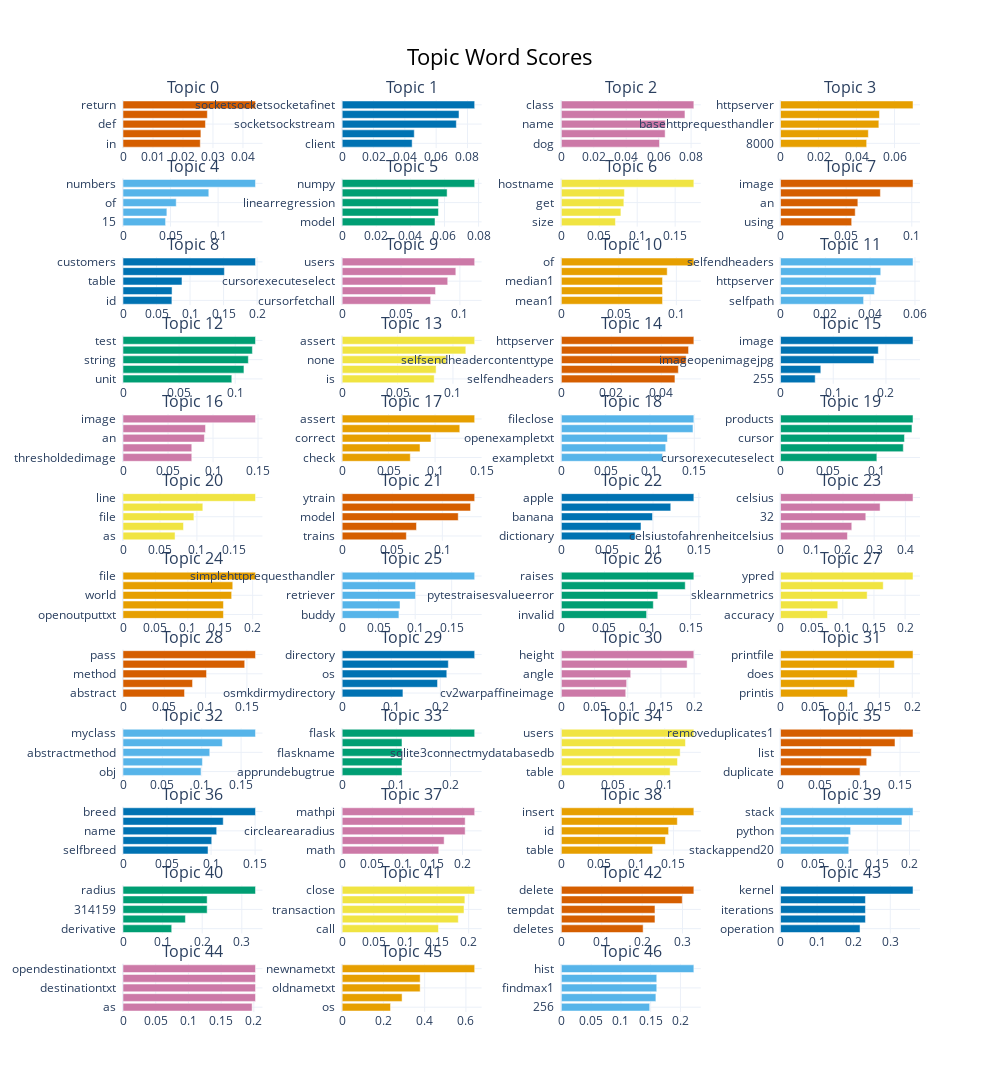

Notebook code for this chart:
### Code cell
variable_topic_model.visualize_barchart(topics=variable_all_topics)

### Figure 1 — Plotly figure (JSON) as saved in the notebook; plotly's stock layout.template omitted (floating-point values rounded to 4 significant figures)
{"data": [{"marker": {"color": "#D55E00"}, "orientation": "h", "type": "bar", "x": [0.02576, 0.02597, 0.02749, 0.02812, 0.04418], "xaxis": "x", "y": ["in  ", "number  ", "def  ", "if  ", "return  "], "yaxis": "y"}, {"marker": {"color": "#0072B2"}, "orientation": "h", "type": "bar", "x": [0.04467, 0.04602, 0.07289, 0.07458, 0.08459], "xaxis": "x2", "y": ["client  ", "data  ", "socketsockstream  ", "socket  ", "socketsocketsocketafinet  "], "yaxis": "y2"}, {"marker": {"color": "#CC79A7"}, "orientation": "h", "type": "bar", "x": [0.06052, 0.064, 0.0641, 0.07622, 0.08171], "xaxis": "x3", "y": ["dog  ", "breed  ", "name  ", "initself  ", "class  "], "yaxis": "y3"}, {"marker": {"color": "#E69F00"}, "orientation": "h", "type": "bar", "x": [0.04533, 0.04621, 0.05175, 0.05207, 0.06973], "xaxis": "x4", "y": ["8000  ", "selfendheaders  ", "basehttprequesthandler  ", "dogetself  ", "httpserver  "], "yaxis": "y4"}, {"marker": {"color": "#56B4E9"}, "orientation": "h", "type": "bar", "x": [0.04476, 0.04611, 0.05595, 0.09021, 0.1393], "xaxis": "x5", "y": ["15  ", "sumnumbers  ", "of  ", "list  ", "numbers  "], "yaxis": "y5"}, {"marker": {"color": "#009E73"}, "orientation": "h", "type": "bar", "x": [0.05445, 0.05647, 0.05647, 0.06155, 0.07772], "xaxis": "x6", "y": ["model  ", "pca  ", "linearregression  ", "np  ", "numpy  "], "yaxis": "y6"}, {"marker": {"color": "#F0E442"}, "orientation": "h", "type": "bar", "x": [0.07131, 0.0785, 0.0824, 0.08311, 0.1747], "xaxis": "x7", "y": ["size  ", "local  ", "get  ", "ip  ", "hostname  "], "yaxis": "y7"}, {"marker": {"color": "#D55E00"}, "orientation": "h", "type": "bar", "x": [0.05421, 0.0569, 0.05891, 0.07607, 0.1009], "xaxis": "x8", "y": ["using  ", "median  ", "an  ", "edges  ", "image  "], "yaxis": "y8"}, {"marker": {"color": "#0072B2"}, "orientation": "h", "type": "bar", "x": [0.07293, 0.07319, 0.08796, 0.1512, 0.1976], "xaxis": "x9", "y": ["id  ", "users  ", "table  ", "select  ", "customers  "], "yaxis": "y9"}, {"marker": {"color": "#CC79A7"}, "orientation": "h", "type": "bar", "x": [0.07515, 0.07932, 0.08968, 0.09656, 0.1126], "xaxis": "x10", "y": ["cursorfetchall  ", "cursor  ", "cursorexecuteselect  ", "sqlite3connectmydatabasedb  ", "users  "], "yaxis": "y10"}, {"marker": {"color": "#E69F00"}, "orientation": "h", "type": "bar", "x": [0.08797, 0.08797, 0.08797, 0.09204, 0.1152], "xaxis": "x11", "y": ["mean1  ", "stdev1  ", "median1  ", "dataset  ", "of  "], "yaxis": "y11"}, {"marker": {"color": "#56B4E9"}, "orientation": "h", "type": "bar", "x": [0.03707, 0.04189, 0.04268, 0.04472, 0.05913], "xaxis": "x12", "y": ["selfpath  ", "selfsendheadercontenttype  ", "httpserver  ", "password  ", "selfendheaders  "], "yaxis": "y12"}, {"marker": {"color": "#009E73"}, "orientation": "h", "type": "bar", "x": [0.09695, 0.1078, 0.1117, 0.1153, 0.1181], "xaxis": "x13", "y": ["unit  ", "hello  ", "string  ", "assert  ", "test  "], "yaxis": "y13"}, {"marker": {"color": "#F0E442"}, "orientation": "h", "type": "bar", "x": [0.08306, 0.08478, 0.09372, 0.1116, 0.1196], "xaxis": "x14", "y": ["is  ", "test  ", "none  ", "returns  ", "assert  "], "yaxis": "y14"}, {"marker": {"color": "#D55E00"}, "orientation": "h", "type": "bar", "x": [0.04547, 0.04683, 0.04993, 0.05091, 0.05304], "xaxis": "x15", "y": ["selfendheaders  ", "textplain  ", "selfsendheadercontenttype  ", "selfsendresponse200  ", "httpserver  "], "yaxis": "y15"}, {"marker": {"color": "#0072B2"}, "orientation": "h", "type": "bar", "x": [0.06577, 0.0764, 0.1771, 0.1855, 0.2513], "xaxis": "x16", "y": ["255  ", "an  ", "imageopenimagejpg  ", "pil  ", "image  "], "yaxis": "y16"}, {"marker": {"color": "#CC79A7"}, "orientation": "h", "type": "bar", "x": [0.07642, 0.07642, 0.09045, 0.09165, 0.1472], "xaxis": "x17", "y": ["thresholdedimage  ", "cv2colorbgr2gray  ", "an  ", "threshold  ", "image  "], "yaxis": "y17"}, {"marker": {"color": "#E69F00"}, "orientation": "h", "type": "bar", "x": [0.07333, 0.08381, 0.0956, 0.1266, 0.1426], "xaxis": "x18", "y": ["check  ", "function  ", "correct  ", "test  ", "assert  "], "yaxis": "y18"}, {"marker": {"color": "#56B4E9"}, "orientation": "h", "type": "bar", "x": [0.1141, 0.1177, 0.1197, 0.1485, 0.1495], "xaxis": "x19", "y": ["exampletxt  ", "read  ", "openexampletxt  ", "file  ", "fileclose  "], "yaxis": "y19"}, {"marker": {"color": "#009E73"}, "orientation": "h", "type": "bar", "x": [0.1006, 0.1282, 0.1294, 0.1373, 0.1384], "xaxis": "x20", "y": ["cursorexecuteselect  ", "dbcursor  ", "cursor  ", "users  ", "products  "], "yaxis": "y20"}, {"marker": {"color": "#F0E442"}, "orientation": "h", "type": "bar", "x": [0.07044, 0.08182, 0.09592, 0.108, 0.1793], "xaxis": "x21", "y": ["as  ", "each  ", "file  ", "lines  ", "line  "], "yaxis": "y21"}, {"marker": {"color": "#D55E00"}, "orientation": "h", "type": "bar", "x": [0.06407, 0.07417, 0.1158, 0.1281, 0.1323], "xaxis": "x22", "y": ["trains  ", "standardscaler  ", "model  ", "modelfitxtrain  ", "ytrain  "], "yaxis": "y22"}, {"marker": {"color": "#0072B2"}, "orientation": "h", "type": "bar", "x": [0.08051, 0.0869, 0.09947, 0.1194, 0.1446], "xaxis": "x23", "y": ["dictionary  ", "orange  ", "banana  ", "category  ", "apple  "], "yaxis": "y23"}, {"marker": {"color": "#CC79A7"}, "orientation": "h", "type": "bar", "x": [0.2144, 0.2282, 0.2731, 0.3189, 0.4244], "xaxis": "x24", "y": ["celsiustofahrenheitcelsius  ", "95  ", "32  ", "fahrenheit  ", "celsius  "], "yaxis": "y24"}, {"marker": {"color": "#E69F00"}, "orientation": "h", "type": "bar", "x": [0.1549, 0.1549, 0.1676, 0.1693, 0.2043], "xaxis": "x25", "y": ["openoutputtxt  ", "outputtxt  ", "world  ", "fileclose  ", "file  "], "yaxis": "y25"}, {"marker": {"color": "#56B4E9"}, "orientation": "h", "type": "bar", "x": [0.07773, 0.07922, 0.1005, 0.1005, 0.1815], "xaxis": "x26", "y": ["buddy  ", "static  ", "retriever  ", "golden  ", "simplehttprequesthandler  "], "yaxis": "y26"}, {"marker": {"color": "#009E73"}, "orientation": "h", "type": "bar", "x": [0.09893, 0.1067, 0.112, 0.1438, 0.1538], "xaxis": "x27", "y": ["invalid  ", "test  ", "pytestraisesvalueerror  ", "exception  ", "raises  "], "yaxis": "y27"}, {"marker": {"color": "#F0E442"}, "orientation": "h", "type": "bar", "x": [0.07543, 0.09204, 0.1391, 0.1649, 0.2128], "xaxis": "x28", "y": ["accuracy  ", "calculates  ", "sklearnmetrics  ", "ytrue  ", "ypred  "], "yaxis": "y28"}, {"marker": {"color": "#D55E00"}, "orientation": "h", "type": "bar", "x": [0.07448, 0.08419, 0.1011, 0.1473, 0.1604], "xaxis": "x29", "y": ["abstract  ", "staticmethod  ", "method  ", "class  ", "pass  "], "yaxis": "y29"}, {"marker": {"color": "#0072B2"}, "orientation": "h", "type": "bar", "x": [0.1238, 0.1943, 0.2131, 0.2163, 0.2699], "xaxis": "x30", "y": ["osmkdirmydirectory  ", "named  ", "os  ", "mydirectory  ", "directory  "], "yaxis": "y30"}, {"marker": {"color": "#CC79A7"}, "orientation": "h", "type": "bar", "x": [0.09699, 0.09835, 0.1044, 0.1894, 0.1996], "xaxis": "x31", "y": ["cv2warpaffineimage  ", "image  ", "angle  ", "width  ", "height  "], "yaxis": "y31"}, {"marker": {"color": "#E69F00"}, "orientation": "h", "type": "bar", "x": [0.1018, 0.1124, 0.1165, 0.1728, 0.2011], "xaxis": "x32", "y": ["printis  ", "exist  ", "does  ", "exists  ", "printfile  "], "yaxis": "y32"}, {"marker": {"color": "#56B4E9"}, "orientation": "h", "type": "bar", "x": [0.09912, 0.1009, 0.1102, 0.1261, 0.1683], "xaxis": "x33", "y": ["obj  ", "pass  ", "abstractmethod  ", "abc  ", "myclass  "], "yaxis": "y33"}, {"marker": {"color": "#009E73"}, "orientation": "h", "type": "bar", "x": [0.1105, 0.1105, 0.1105, 0.1105, 0.2447], "xaxis": "x34", "y": ["apprundebugtrue  ", "main  ", "flaskname  ", "app  ", "flask  "], "yaxis": "y34"}, {"marker": {"color": "#F0E442"}, "orientation": "h", "type": "bar", "x": [0.1052, 0.1124, 0.115, 0.1201, 0.1282], "xaxis": "x35", "y": ["table  ", "id  ", "sqlite3connectmydatabasedb  ", "age  ", "users  "], "yaxis": "y35"}, {"marker": {"color": "#D55E00"}, "orientation": "h", "type": "bar", "x": [0.09971, 0.1082, 0.1139, 0.1436, 0.1663], "xaxis": "x36", "y": ["duplicate  ", "assert  ", "list  ", "removes  ", "removeduplicates1  "], "yaxis": "y36"}, {"marker": {"color": "#0072B2"}, "orientation": "h", "type": "bar", "x": [0.09655, 0.1008, 0.1064, 0.1138, 0.1505], "xaxis": "x37", "y": ["selfbreed  ", "barkself  ", "name  ", "dog  ", "breed  "], "yaxis": "y37"}, {"marker": {"color": "#CC79A7"}, "orientation": "h", "type": "bar", "x": [0.1605, 0.1694, 0.2044, 0.2044, 0.2202], "xaxis": "x38", "y": ["math  ", "circle  ", "circlearearadius  ", "radius2  ", "mathpi  "], "yaxis": "y38"}, {"marker": {"color": "#E69F00"}, "orientation": "h", "type": "bar", "x": [0.1222, 0.1393, 0.1435, 0.1552, 0.1773], "xaxis": "x39", "y": ["table  ", "alice  ", "id  ", "into  ", "insert  "], "yaxis": "y39"}, {"marker": {"color": "#56B4E9"}, "orientation": "h", "type": "bar", "x": [0.1058, 0.1058, 0.1086, 0.1882, 0.2054], "xaxis": "x40", "y": ["stackappend20  ", "queueappend1  ", "python  ", "queue  ", "stack  "], "yaxis": "y40"}, {"marker": {"color": "#009E73"}, "orientation": "h", "type": "bar", "x": [0.123, 0.1576, 0.2125, 0.2125, 0.3346], "xaxis": "x41", "y": ["derivative  ", "area  ", "314159  ", "volume  ", "radius  "], "yaxis": "y41"}, {"marker": {"color": "#F0E442"}, "orientation": "h", "type": "bar", "x": [0.1522, 0.1836, 0.1926, 0.194, 0.2095], "xaxis": "x42", "y": ["call  ", "database  ", "transaction  ", "changes  ", "close  "], "yaxis": "y42"}, {"marker": {"color": "#D55E00"}, "orientation": "h", "type": "bar", "x": [0.2025, 0.2318, 0.2318, 0.2993, 0.328], "xaxis": "x43", "y": ["deletes  ", "osremovetempdat  ", "tempdat  ", "os  ", "delete  "], "yaxis": "y43"}, {"marker": {"color": "#0072B2"}, "orientation": "h", "type": "bar", "x": [0.2173, 0.2321, 0.2321, 0.2321, 0.3621], "xaxis": "x44", "y": ["operation  ", "dilation  ", "iterations  ", "erosion  ", "kernel  "], "yaxis": "y44"}, {"marker": {"color": "#CC79A7"}, "orientation": "h", "type": "bar", "x": [0.1974, 0.2025, 0.2025, 0.2025, 0.2025], "xaxis": "x45", "y": ["as  ", "sourcetxt  ", "destinationtxt  ", "opensourcetxt  ", "opendestinationtxt  "], "yaxis": "y45"}, {"marker": {"color": "#E69F00"}, "orientation": "h", "type": "bar", "x": [0.2345, 0.2904, 0.3781, 0.3781, 0.6424], "xaxis": "x46", "y": ["os  ", "rename  ", "oldnametxt  ", "osrenameoldnametxt  ", "newnametxt  "], "yaxis": "y46"}, {"marker": {"color": "#56B4E9"}, "orientation": "h", "type": "bar", "x": [0.1483, 0.1588, 0.1602, 0.1602, 0.2225], "xaxis": "x47", "y": ["256  ", "histogram  ", "findmax1  ", "cv2calchistimage0none2560256  ", "hist  "], "yaxis": "y47"}], "layout": {"annotations": [{"font": {"size": 16}, "showarrow": false, "text": "Topic 0", "x": 0.0875, "xanchor": "center", "xref": "paper", "y": 1, "yanchor": "bottom", "yref": "paper"}, {"font": {"size": 16}, "showarrow": false, "text": "Topic 1", "x": 0.3625, "xanchor": "center", "xref": "paper", "y": 1, "yanchor": "bottom", "yref": "paper"}, {"font": {"size": 16}, "showarrow": false, "text": "Topic 2", "x": 0.6375, "xanchor": "center", "xref": "paper", "y": 1, "yanchor": "bottom", "yref": "paper"}, {"font": {"size": 16}, "showarrow": false, "text": "Topic 3", "x": 0.9125, "xanchor": "center", "xref": "paper", "y": 1, "yanchor": "bottom", "yref": "paper"}, {"font": {"size": 16}, "showarrow": false, "text": "Topic 4", "x": 0.0875, "xanchor": "center", "xref": "paper", "y": 0.9139, "yanchor": "bottom", "yref": "paper"}, {"font": {"size": 16}, "showarrow": false, "text": "Topic 5", "x": 0.3625, "xanchor": "center", "xref": "paper", "y": 0.9139, "yanchor": "bottom", "yref": "paper"}, {"font": {"size": 16}, "showarrow": false, "text": "Topic 6", "x": 0.6375, "xanchor": "center", "xref": "paper", "y": 0.9139, "yanchor": "bottom", "yref": "paper"}, {"font": {"size": 16}, "showarrow": false, "text": "Topic 7", "x": 0.9125, "xanchor": "center", "xref": "paper", "y": 0.9139, "yanchor": "bottom", "yref": "paper"}, {"font": {"size": 16}, "showarrow": false, "text": "Topic 8", "x": 0.0875, "xanchor": "center", "xref": "paper", "y": 0.8278, "yanchor": "bottom", "yref": "paper"}, {"font": {"size": 16}, "showarrow": false, "text": "Topic 9", "x": 0.3625, "xanchor": "center", "xref": "paper", "y": 0.8278, "yanchor": "bottom", "yref": "paper"}, {"font": {"size": 16}, "showarrow": false, "text": "Topic 10", "x": 0.6375, "xanchor": "center", "xref": "paper", "y": 0.8278, "yanchor": "bottom", "yref": "paper"}, {"font": {"size": 16}, "showarrow": false, "text": "Topic 11", "x": 0.9125, "xanchor": "center", "xref": "paper", "y": 0.8278, "yanchor": "bottom", "yref": "paper"}, {"font": {"size": 16}, "showarrow": false, "text": "Topic 12", "x": 0.0875, "xanchor": "center", "xref": "paper", "y": 0.7417, "yanchor": "bottom", "yref": "paper"}, {"font": {"size": 16}, "showarrow": false, "text": "Topic 13", "x": 0.3625, "xanchor": "center", "xref": "paper", "y": 0.7417, "yanchor": "bottom", "yref": "paper"}, {"font": {"size": 16}, "showarrow": false, "text": "Topic 14", "x": 0.6375, "xanchor": "center", "xref": "paper", "y": 0.7417, "yanchor": "bottom", "yref": "paper"}, {"font": {"size": 16}, "showarrow": false, "text": "Topic 15", "x": 0.9125, "xanchor": "center", "xref": "paper", "y": 0.7417, "yanchor": "bottom", "yref": "paper"}, {"font": {"size": 16}, "showarrow": false, "text": "Topic 16", "x": 0.0875, "xanchor": "center", "xref": "paper", "y": 0.6556, "yanchor": "bottom", "yref": "paper"}, {"font": {"size": 16}, "showarrow": false, "text": "Topic 17", "x": 0.3625, "xanchor": "center", "xref": "paper", "y": 0.6556, "yanchor": "bottom", "yref": "paper"}, {"font": {"size": 16}, "showarrow": false, "text": "Topic 18", "x": 0.6375, "xanchor": "center", "xref": "paper", "y": 0.6556, "yanchor": "bottom", "yref": "paper"}, {"font": {"size": 16}, "showarrow": false, "text": "Topic 19", "x": 0.9125, "xanchor": "center", "xref": "paper", "y": 0.6556, "yanchor": "bottom", "yref": "paper"}, {"font": {"size": 16}, "showarrow": false, "text": "Topic 20", "x": 0.0875, "xanchor": "center", "xref": "paper", "y": 0.5694, "yanchor": "bottom", "yref": "paper"}, {"font": {"size": 16}, "showarrow": false, "text": "Topic 21", "x": 0.3625, "xanchor": "center", "xref": "paper", "y": 0.5694, "yanchor": "bottom", "yref": "paper"}, {"font": {"size": 16}, "showarrow": false, "text": "Topic 22", "x": 0.6375, "xanchor": "center", "xref": "paper", "y": 0.5694, "yanchor": "bottom", "yref": "paper"}, {"font": {"size": 16}, "showarrow": false, "text": "Topic 23", "x": 0.9125, "xanchor": "center", "xref": "paper", "y": 0.5694, "yanchor": "bottom", "yref": "paper"}, {"font": {"size": 16}, "showarrow": false, "text": "Topic 24", "x": 0.0875, "xanchor": "center", "xref": "paper", "y": 0.4833, "yanchor": "bottom", "yref": "paper"}, {"font": {"size": 16}, "showarrow": false, "text": "Topic 25", "x": 0.3625, "xanchor": "center", "xref": "paper", "y": 0.4833, "yanchor": "bottom", "yref": "paper"}, {"font": {"size": 16}, "showarrow": false, "text": "Topic 26", "x": 0.6375, "xanchor": "center", "xref": "paper", "y": 0.4833, "yanchor": "bottom", "yref": "paper"}, {"font": {"size": 16}, "showarrow": false, "text": "Topic 27", "x": 0.9125, "xanchor": "center", "xref": "paper", "y": 0.4833, "yanchor": "bottom", "yref": "paper"}, {"font": {"size": 16}, "showarrow": false, "text": "Topic 28", "x": 0.0875, "xanchor": "center", "xref": "paper", "y": 0.3972, "yanchor": "bottom", "yref": "paper"}, {"font": {"size": 16}, "showarrow": false, "text": "Topic 29", "x": 0.3625, "xanchor": "center", "xref": "paper", "y": 0.3972, "yanchor": "bottom", "yref": "paper"}, {"font": {"size": 16}, "showarrow": false, "text": "Topic 30", "x": 0.6375, "xanchor": "center", "xref": "paper", "y": 0.3972, "yanchor": "bottom", "yref": "paper"}, {"font": {"size": 16}, "showarrow": false, "text": "Topic 31", "x": 0.9125, "xanchor": "center", "xref": "paper", "y": 0.3972, "yanchor": "bottom", "yref": "paper"}, {"font": {"size": 16}, "showarrow": false, "text": "Topic 32", "x": 0.0875, "xanchor": "center", "xref": "paper", "y": 0.3111, "yanchor": "bottom", "yref": "paper"}, {"font": {"size": 16}, "showarrow": false, "text": "Topic 33", "x": 0.3625, "xanchor": "center", "xref": "paper", "y": 0.3111, "yanchor": "bottom", "yref": "paper"}, {"font": {"size": 16}, "showarrow": false, "text": "Topic 34", "x": 0.6375, "xanchor": "center", "xref": "paper", "y": 0.3111, "yanchor": "bottom", "yref": "paper"}, {"font": {"size": 16}, "showarrow": false, "text": "Topic 35", "x": 0.9125, "xanchor": "center", "xref": "paper", "y": 0.3111, "yanchor": "bottom", "yref": "paper"}, {"font": {"size": 16}, "showarrow": false, "text": "Topic 36", "x": 0.0875, "xanchor": "center", "xref": "paper", "y": 0.225, "yanchor": "bottom", "yref": "paper"}, {"font": {"size": 16}, "showarrow": false, "text": "Topic 37", "x": 0.3625, "xanchor": "center", "xref": "paper", "y": 0.225, "yanchor": "bottom", "yref": "paper"}, {"font": {"size": 16}, "showarrow": false, "text": "Topic 38", "x": 0.6375, "xanchor": "center", "xref": "paper", "y": 0.225, "yanchor": "bottom", "yref": "paper"}, {"font": {"size": 16}, "showarrow": false, "text": "Topic 39", "x": 0.9125, "xanchor": "center", "xref": "paper", "y": 0.225, "yanchor": "bottom", "yref": "paper"}, {"font": {"size": 16}, "showarrow": false, "text": "Topic 40", "x": 0.0875, "xanchor": "center", "xref": "paper", "y": 0.1389, "yanchor": "bottom", "yref": "paper"}, {"font": {"size": 16}, "showarrow": false, "text": "Topic 41", "x": 0.3625, "xanchor": "center", "xref": "paper", "y": 0.1389, "yanchor": "bottom", "yref": "paper"}, {"font": {"size": 16}, "showarrow": false, "text": "Topic 42", "x": 0.6375, "xanchor": "center", "xref": "paper", "y": 0.1389, "yanchor": "bottom", "yref": "paper"}, {"font": {"size": 16}, "showarrow": false, "text": "Topic 43", "x": 0.9125, "xanchor": "center", "xref": "paper", "y": 0.1389, "yanchor": "bottom", "yref": "paper"}, {"font": {"size": 16}, "showarrow": false, "text": "Topic 44", "x": 0.0875, "xanchor": "center", "xref": "paper", "y": 0.05278, "yanchor": "bottom", "yref": "paper"}, {"font": {"size": 16}, "showarrow": false, "text": "Topic 45", "x": 0.3625, "xanchor": "center", "xref": "paper", "y": 0.05278, "yanchor": "bottom", "yref": "paper"}, {"font": {"size": 16}, "showarrow": false, "text": "Topic 46", "x": 0.6375, "xanchor": "center", "xref": "paper", "y": 0.05278, "yanchor": "bottom", "yref": "paper"}], "height": 3000, "hoverlabel": {"bgcolor": "white", "font": {"family": "Rockwell", "size": 16}}, "showlegend": false, "title": {"font": {"color": "Black", "size": 22}, "text": "Topic Word Scores", "x": 0.5, "xanchor": "center", "yanchor": "top"}, "width": 1000, "xaxis": {"anchor": "y", "domain": [0, 0.175], "showgrid": true}, "xaxis10": {"anchor": "y10", "domain": [0.275, 0.45], "showgrid": true}, "xaxis11": {"anchor": "y11", "domain": [0.55, 0.725], "showgrid": true}, "xaxis12": {"anchor": "y12", "domain": [0.825, 1], "showgrid": true}, "xaxis13": {"anchor": "y13", "domain": [0, 0.175], "showgrid": true}, "xaxis14": {"anchor": "y14", "domain": [0.275, 0.45], "showgrid": true}, "xaxis15": {"anchor": "y15", "domain": [0.55, 0.725], "showgrid": true}, "xaxis16": {"anchor": "y16", "domain": [0.825, 1], "showgrid": true}, "xaxis17": {"anchor": "y17", "domain": [0, 0.175], "showgrid": true}, "xaxis18": {"anchor": "y18", "domain": [0.275, 0.45], "showgrid": true}, "xaxis19": {"anchor": "y19", "domain": [0.55, 0.725], "showgrid": true}, "xaxis2": {"anchor": "y2", "domain": [0.275, 0.45], "showgrid": true}, "xaxis20": {"anchor": "y20", "domain": [0.825, 1], "showgrid": true}, "xaxis21": {"anchor": "y21", "domain": [0, 0.175], "showgrid": true}, "xaxis22": {"anchor": "y22", "domain": [0.275, 0.45], "showgrid": true}, "xaxis23": {"anchor": "y23", "domain": [0.55, 0.725], "showgrid": true}, "xaxis24": {"anchor": "y24", "domain": [0.825, 1], "showgrid": true}, "xaxis25": {"anchor": "y25", "domain": [0, 0.175], "showgrid": true}, "xaxis26": {"anchor": "y26", "domain": [0.275, 0.45], "showgrid": true}, "xaxis27": {"anchor": "y27", "domain": [0.55, 0.725], "showgrid": true}, "xaxis28": {"anchor": "y28", "domain": [0.825, 1], "showgrid": true}, "xaxis29": {"anchor": "y29", "domain": [0, 0.175], "showgrid": true}, "xaxis3": {"anchor": "y3", "domain": [0.55, 0.725], "showgrid": true}, "xaxis30": {"anchor": "y30", "domain": [0.275, 0.45], "showgrid": true}, "xaxis31": {"anchor": "y31", "domain": [0.55, 0.725], "showgrid": true}, "xaxis32": {"anchor": "y32", "domain": [0.825, 1], "showgrid": true}, "xaxis33": {"anchor": "y33", "domain": [0, 0.175], "showgrid": true}, "xaxis34": {"anchor": "y34", "domain": [0.275, 0.45], "showgrid": true}, "xaxis35": {"anchor": "y35", "domain": [0.55, 0.725], "showgrid": true}, "xaxis36": {"anchor": "y36", "domain": [0.825, 1], "showgrid": true}, "xaxis37": {"anchor": "y37", "domain": [0, 0.175], "showgrid": true}, "xaxis38": {"anchor": "y38", "domain": [0.275, 0.45], "showgrid": true}, "xaxis39": {"anchor": "y39", "domain": [0.55, 0.725], "showgrid": true}, "xaxis4": {"anchor": "y4", "domain": [0.825, 1], "showgrid": true}, "xaxis40": {"anchor": "y40", "domain": [0.825, 1], "showgrid": true}, "xaxis41": {"anchor": "y41", "domain": [0, 0.175], "showgrid": true}, "xaxis42": {"anchor": "y42", "domain": [0.275, 0.45], "showgrid": true}, "xaxis43": {"anchor": "y43", "domain": [0.55, 0.725], "showgrid": true}, "xaxis44": {"anchor": "y44", "domain": [0.825, 1], "showgrid": true}, "xaxis45": {"anchor": "y45", "domain": [0, 0.175], "showgrid": true}, "xaxis46": {"anchor": "y46", "domain": [0.275, 0.45], "showgrid": true}, "xaxis47": {"anchor": "y47", "domain": [0.55, 0.725], "showgrid": true}, "xaxis48": {"anchor": "y48", "domain": [0.825, 1], "showgrid": true}, "xaxis5": {"anchor": "y5", "domain": [0, 0.175], "showgrid": true}, "xaxis6": {"anchor": "y6", "domain": [0.275, 0.45], "showgrid": true}, "xaxis7": {"anchor": "y7", "domain": [0.55, 0.725], "showgrid": true}, "xaxis8": {"anchor": "y8", "domain": [0.825, 1], "showgrid": true}, "xaxis9": {"anchor": "y9", "domain": [0, 0.175], "showgrid": true}, "yaxis": {"anchor": "x", "domain": [0.9472, 1], "showgrid": true}, "yaxis10": {"anchor": "x10", "domain": [0.775, 0.8278], "showgrid": true}, "yaxis11": {"anchor": "x11", "domain": [0.775, 0.8278], "showgrid": true}, "yaxis12": {"anchor": "x12", "domain": [0.775, 0.8278], "showgrid": true}, "yaxis13": {"anchor": "x13", "domain": [0.6889, 0.7417], "showgrid": true}, "yaxis14": {"anchor": "x14", "domain": [0.6889, 0.7417], "showgrid": true}, "yaxis15": {"anchor": "x15", "domain": [0.6889, 0.7417], "showgrid": true}, "yaxis16": {"anchor": "x16", "domain": [0.6889, 0.7417], "showgrid": true}, "yaxis17": {"anchor": "x17", "domain": [0.6028, 0.6556], "showgrid": true}, "yaxis18": {"anchor": "x18", "domain": [0.6028, 0.6556], "showgrid": true}, "yaxis19": {"anchor": "x19", "domain": [0.6028, 0.6556], "showgrid": true}, "yaxis2": {"anchor": "x2", "domain": [0.9472, 1], "showgrid": true}, "yaxis20": {"anchor": "x20", "domain": [0.6028, 0.6556], "showgrid": true}, "yaxis21": {"anchor": "x21", "domain": [0.5167, 0.5694], "showgrid": true}, "yaxis22": {"anchor": "x22", "domain": [0.5167, 0.5694], "showgrid": true}, "yaxis23": {"anchor": "x23", "domain": [0.5167, 0.5694], "showgrid": true}, "yaxis24": {"anchor": "x24", "domain": [0.5167, 0.5694], "showgrid": true}, "yaxis25": {"anchor": "x25", "domain": [0.4306, 0.4833], "showgrid": true}, "yaxis26": {"anchor": "x26", "domain": [0.4306, 0.4833], "showgrid": true}, "yaxis27": {"anchor": "x27", "domain": [0.4306, 0.4833], "showgrid": true}, "yaxis28": {"anchor": "x28", "domain": [0.4306, 0.4833], "showgrid": true}, "yaxis29": {"anchor": "x29", "domain": [0.3444, 0.3972], "showgrid": true}, "yaxis3": {"anchor": "x3", "domain": [0.9472, 1], "showgrid": true}, "yaxis30": {"anchor": "x30", "domain": [0.3444, 0.3972], "showgrid": true}, "yaxis31": {"anchor": "x31", "domain": [0.3444, 0.3972], "showgrid": true}, "yaxis32": {"anchor": "x32", "domain": [0.3444, 0.3972], "showgrid": true}, "yaxis33": {"anchor": "x33", "domain": [0.2583, 0.3111], "showgrid": true}, "yaxis34": {"anchor": "x34", "domain": [0.2583, 0.3111], "showgrid": true}, "yaxis35": {"anchor": "x35", "domain": [0.2583, 0.3111], "showgrid": true}, "yaxis36": {"anchor": "x36", "domain": [0.2583, 0.3111], "showgrid": true}, "yaxis37": {"anchor": "x37", "domain": [0.1722, 0.225], "showgrid": true}, "yaxis38": {"anchor": "x38", "domain": [0.1722, 0.225], "showgrid": true}, "yaxis39": {"anchor": "x39", "domain": [0.1722, 0.225], "showgrid": true}, "yaxis4": {"anchor": "x4", "domain": [0.9472, 1], "showgrid": true}, "yaxis40": {"anchor": "x40", "domain": [0.1722, 0.225], "showgrid": true}, "yaxis41": {"anchor": "x41", "domain": [0.08611, 0.1389], "showgrid": true}, "yaxis42": {"anchor": "x42", "domain": [0.08611, 0.1389], "showgrid": true}, "yaxis43": {"anchor": "x43", "domain": [0.08611, 0.1389], "showgrid": true}, "yaxis44": {"anchor": "x44", "domain": [0.08611, 0.1389], "showgrid": true}, "yaxis45": {"anchor": "x45", "domain": [0, 0.05278], "showgrid": true}, "yaxis46": {"anchor": "x46", "domain": [0, 0.05278], "showgrid": true}, "yaxis47": {"anchor": "x47", "domain": [0, 0.05278], "showgrid": true}, "yaxis48": {"anchor": "x48", "domain": [0, 0.05278], "showgrid": true}, "yaxis5": {"anchor": "x5", "domain": [0.8611, 0.9139], "showgrid": true}, "yaxis6": {"anchor": "x6", "domain": [0.8611, 0.9139], "showgrid": true}, "yaxis7": {"anchor": "x7", "domain": [0.8611, 0.9139], "showgrid": true}, "yaxis8": {"anchor": "x8", "domain": [0.8611, 0.9139], "showgrid": true}, "yaxis9": {"anchor": "x9", "domain": [0.775, 0.8278], "showgrid": true}}}
